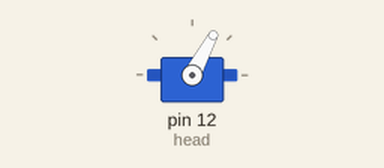
Simulated run of this sketch. Board: Arduino Uno, built with avr-gcc and run on an emulated ATmega328P. Parts: servo.

Above: at 1.05 s.
Timing chart, 0 to 4.0 s (numbered marks = the images above):
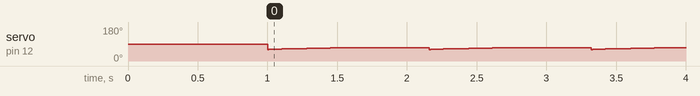

The sketch:

headbang2.ino
```cpp
#include <Servo.h>

Servo 	head;
int		i = 0;
int		j = 0;
int		down = 60;
int		up = 90;
int		dly = 10;
int		tempo = 500;

void	setup()
{
	head.attach(12);
	head.write(90);
	delay(1000);
}

void	loop()
{
	i = 0;
	j = down;
	while (i++ <= 10)
	{
		head.write(j++);
		dly = i * 10;
		delay(dly);
	}
	delay(tempo);
}
```

Measured:
- by itself, servo on pin 12 (head): repeats every 1.2 s: 61° 0.02 s, 62° 0.03 s, 63° 0.04 s, 64° 0.05 s, 65° 0.06 s, 66° 0.07 s, 67° 0.08 s, 68° 0.09 s, 69° 0.10 s, 70° 0.61 s, 60° 0.01 s
